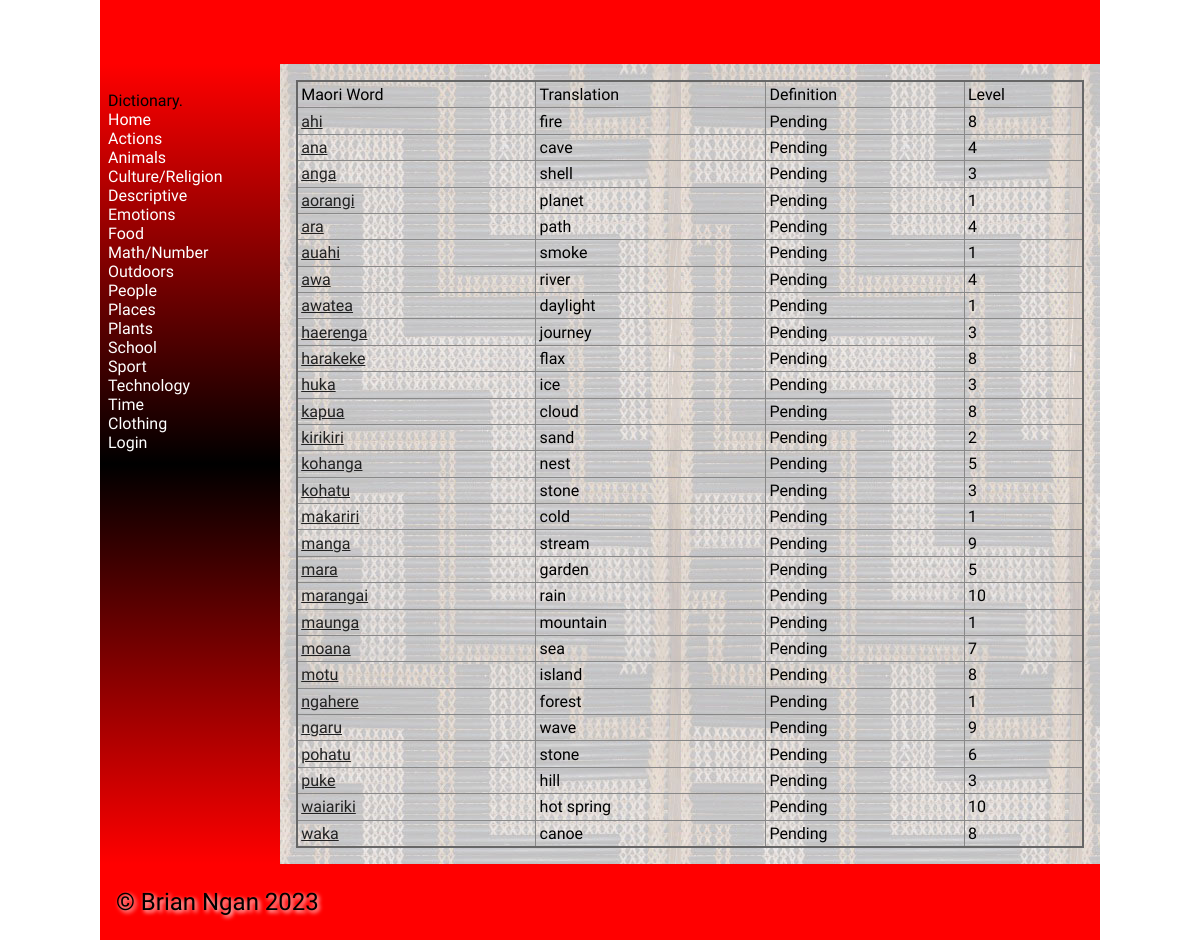
The page /category/8 on the database its author committed.
### tables this page shows
CREATE TABLE categories
(
    id       integer
        primary key autoincrement,
    category varchar(30)
);

CREATE TABLE "vocab_list"
(
    id                  integer
        primary key autoincrement,
    maori_word          varchar default 30,
    english_translation varchar default 30,
    category            integer,
    definition          varchar default 500,
    level               integer,
    image               varchar(60),
    author              integer,
    last_edit_time      varchar(50)
);

### flaskProject/app.py (the view)
@app.route('/category/<cat_id>')
def render_words(cat_id):
    con = create_connection(DATABASE)
    cur = con.cursor()
    query = "SELECT * FROM vocab_list WHERE category = ?"
    cur.execute(query, (cat_id,))
    words_list = cur.fetchall()
    return render_template('dictionary.html', logged_in=logged_in_checker(), categories=get_all_category(),
                           words=words_list)

### flaskProject/app.py (called while the page is built)
def create_connection(db_file):
    try:
        connection = sqlite3.connect(db_file)
        return connection
    except Error as e:
        print(e)
    return None

def logged_in_checker():
    if session.get('email') is None:
        return None
    elif session.get('user_type') == 1:
        return 0
    elif session.get('user_type') == 2:
        return 1

def get_all_category():
    con = create_connection(DATABASE)
    cur = con.cursor()
    query = "SELECT * FROM categories"
    cur.execute(query, )
    return cur.fetchall()

### flaskProject/templates/dictionary.html (shortened to what this page needs)
{% extends "base.html" %}
{% block main %}
<div class="word-block">
    <table>
        <thead>
            <tr>
                <td>Maori Word</td>
                <td>Translation</td>
                <td>Definition</td>
                <td>Level</td>
            </tr>
        </thead>
        <tbody>
        {% for word in words %}
            <tr>
                <td><a href="/worddisplay/{{word[0]}}">{{ word[1] }}</a></td>
                <td>{{ word[2] }}</td>
                <td>{{ word[4] }}</td>
                <td>{{ word[5] }}</td>
            </tr>
        {% endfor %}
        </tbody>
    </table>
</div>
{% endblock %}

### flaskProject/templates/base.html (shortened to what this page needs)
<!doctype html>
<html lang="en">
<head>
	<link href="{{ url_for('static', filename='css/style.css') }}" rel="stylesheet">
</head>
<body>
	<div id="container">
		<header>
			<h1>{% block heading %}{% endblock %}</h1>
		</header>
		<nav>
			<div class="container">
				<div class="navbar-brand">Dictionary.</div>
					<div class="navbar-links">
						<a href="/">Home</a><br>
                        {% for category in categories %}
                        <a href="/category/{{ category[0] }}">{{ category[1] }}</a><br>
                        {% endfor %}
						{% if logged_in == None %}
						<a href="/login">Login</a>
						{% else %}
						<a href="/logout">Logout</a>
						{%endif%}
					</div>
			</div>
		</nav>
		<main>
            {% block main%}{% endblock %}
        </main>
		<footer>
			<p>
				&copy; Brian Ngan 2023
			</p>
		</footer>
	</div>
</body>
</html>

### flaskProject/static/css/style.css (style rules this page uses)
* { font-family: Comfortaa, sans-serif; margin: 0; padding: 0; box-sizing: border-box; }
#container { display: grid; grid-template-columns: 75px auto; grid-template-areas: 'nav header' 'main main' 'footer footer'; }
header { grid-area: header; background-color: #f00; padding: 1rem; }
nav { grid-area: nav; }
main { grid-area: main; padding: 1rem; background-color: #edd; }
h1, h2, h3, h4 { padding: 1rem 0; font-family: 'Suez One', serif; color: #000; text-shadow: 2px 2px 4px #fff; }
p { padding: 0.5rem 0; }
a { color: #222; }
table { width: 100%; border: 2px solid #666; border-collapse: collapse; }
th, td { border: 1px solid #888; padding: 0.2rem; text-align: left; }
footer { grid-area: footer; padding: 1rem; background-color: #f00; }
footer p { color: #000; text-shadow: 2px 2px 4px #fff; font-size: 1.5rem; }
@media only screen and (min-width: 768px) { #container { grid-template-columns: 180px auto; grid-template-areas: 'header header' 'nav main' 'footer footer'; } }
@media only screen and (min-width: 768px) { nav { background: linear-gradient(180deg, rgba(255,0,0,1) 0%, rgba(0, 0, 0, 1) 50%, rgba(255,0,0,1) 100%); padding: 0.5rem; } }
@media only screen and (min-width: 768px) { nav a { color: #fff; text-decoration: none; } }
@media only screen and (min-width: 768px) { main { background-image: url('/poutama.jpg'); } }
@media only screen and (min-width: 1000px) { #container { width: 1000px; margin: auto; } }

### rows shown on the page
categories: category "Actions"
categories: category "Animals"
categories: category "Culture/Religion"
categories: category "Descriptive"
categories: category "Emotions"
categories: category "Food"
categories: category "Math/Number"
categories: category "Outdoors"
categories: category "People"
categories: category "Places"
categories: category "Plants"
categories: category "School"
categories: category "Sport"
categories: category "Technology"
categories: category "Time"
categories: category "Clothing"
vocab_list: maori_word "ahi", english_translation "fire", definition "Pending", level "8"
vocab_list: maori_word "ana", english_translation "cave", definition "Pending", level "4"
vocab_list: maori_word "anga", english_translation "shell", definition "Pending", level "3"
vocab_list: maori_word "aorangi", english_translation "planet", definition "Pending", level "1"
vocab_list: maori_word "ara", english_translation "path", definition "Pending", level "4"
vocab_list: maori_word "auahi", english_translation "smoke", definition "Pending", level "1"
vocab_list: maori_word "awa", english_translation "river", definition "Pending", level "4"
vocab_list: maori_word "awatea", english_translation "daylight", definition "Pending", level "1"
vocab_list: maori_word "haerenga", english_translation "journey", definition "Pending", level "3"
vocab_list: maori_word "harakeke", english_translation "flax", definition "Pending", level "8"
vocab_list: maori_word "huka", english_translation "ice", definition "Pending", level "3"
vocab_list: maori_word "kapua", english_translation "cloud", definition "Pending", level "8"
vocab_list: maori_word "kirikiri", english_translation "sand", definition "Pending", level "2"
vocab_list: maori_word "kohanga", english_translation "nest", definition "Pending", level "5"
vocab_list: maori_word "kohatu", english_translation "stone", definition "Pending", level "3"
vocab_list: maori_word "makariri", english_translation "cold", definition "Pending", level "1"
vocab_list: maori_word "manga", english_translation "stream", definition "Pending", level "9"
vocab_list: maori_word "mara", english_translation "garden", definition "Pending", level "5"
vocab_list: maori_word "marangai", english_translation "rain", definition "Pending", level "10"
vocab_list: maori_word "maunga", english_translation "mountain", definition "Pending", level "1"
vocab_list: maori_word "moana", english_translation "sea", definition "Pending", level "7"
vocab_list: maori_word "motu", english_translation "island", definition "Pending", level "8"
vocab_list: maori_word "ngahere", english_translation "forest", definition "Pending", level "1"
vocab_list: maori_word "ngaru", english_translation "wave", definition "Pending", level "9"
vocab_list: maori_word "pohatu", english_translation "stone", definition "Pending", level "6"
vocab_list: maori_word "puke", english_translation "hill", definition "Pending", level "3"
vocab_list: maori_word "waiariki", english_translation "hot spring", definition "Pending", level "10"
vocab_list: maori_word "waka", english_translation "canoe", definition "Pending", level "8"
